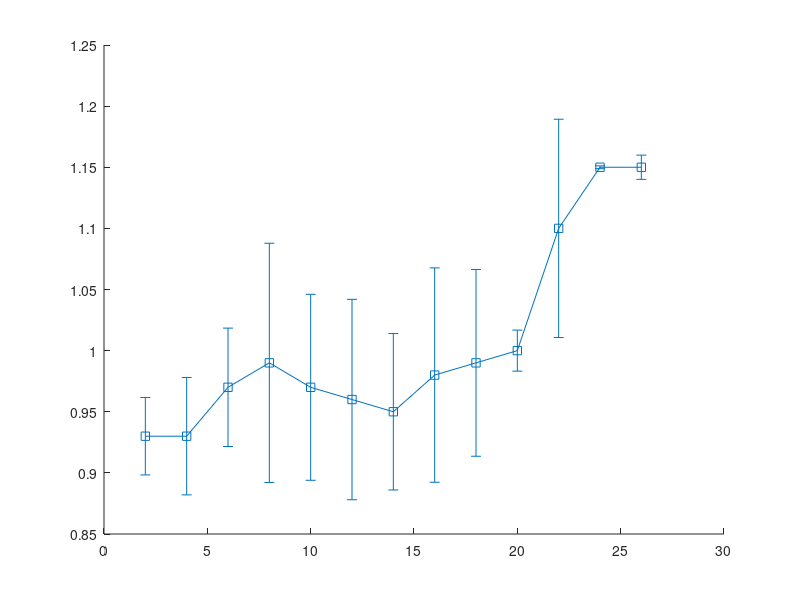

Here is the MATLAB script that generated this plot: (Note: this script raises an error after producing the figure.)
x = 2:2:26;
y = [0.93 0.93 0.97 0.99 0.97 0.96 0.95 0.98 0.99 1.0 1.1 1.15 1.15];
err = 0.1*rand(1,size(y,2));
errorbar(x,y,err,'-s','MarkerSize',10,...
    'MarkerEdgeColor','black','MarkerFaceColor','black',...
    'color','black');
ylabel('Frequency Deviation (MHz)');
xlabel('Time (Hour )');
xticks([2:4:26]);
xlim([0 28]);
yticks([0.8 0.9 1 1.1 1.2]);
ylim([0.8 1.25]);


set(gca,'FontSize',24);
grid on;
print -deps FreDev_Time